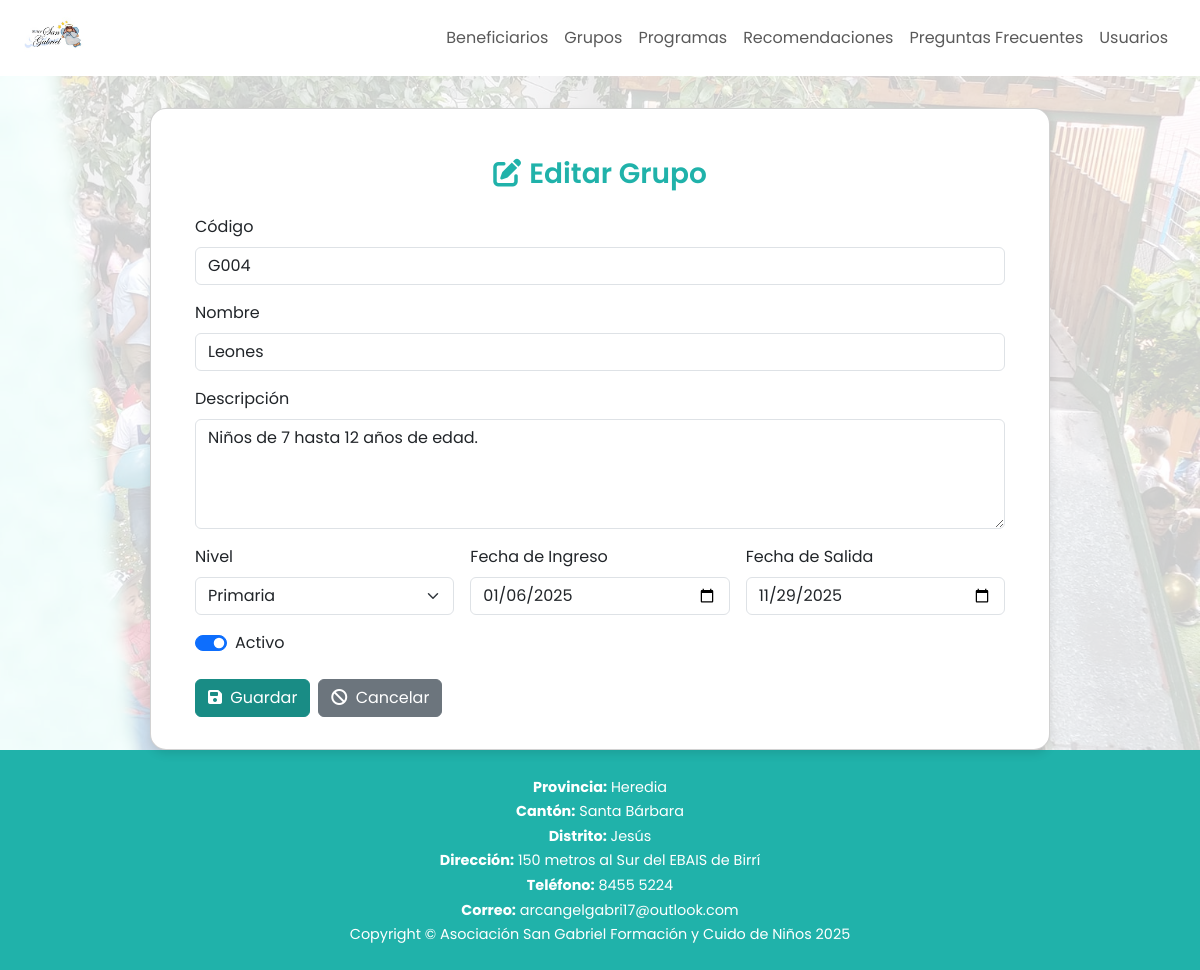
Page /Views/Grupos/editarGrupo.php?id=4 (signed in) on the committed database.
### tables this page shows
CREATE TABLE `tbl_grupos` (
  `id_grupo` int NOT NULL AUTO_INCREMENT,
  `codigo` varchar(10) NOT NULL,
  `nombre` varchar(50) NOT NULL,
  `descripcion` text,
  `nivel` varchar(50) DEFAULT NULL,
  `fecha_inicio` date DEFAULT NULL,
  `fecha_fin` date DEFAULT NULL,
  `estado` tinyint(1) DEFAULT '1',
  PRIMARY KEY (`id_grupo`)
);

### Views/Grupos/editarGrupo.php (the view, shortened to what this page needs)
<?php
$cn = abrirConexion();
$id = isset($_GET['id']) ? (int) $_GET['id'] : 0;
$stmt = $cn->prepare("SELECT id_grupo, codigo, nombre, descripcion, nivel, fecha_inicio, fecha_fin, estado
                      FROM tbl_grupos WHERE id_grupo = ?");
$stmt->bind_param("i", $id);
$stmt->execute();
$res = $stmt->get_result();
$grupo = $res->fetch_assoc();
?>
<!DOCTYPE html>
<html lang="en">
<head>
    <link href="../../Assets/css/bootstrap.min.css" rel="stylesheet">
    <link href="../../Assets/css/customStyles/editarGrupoStyle.css" rel="stylesheet">
    <link href="https://cdnjs.cloudflare.com/ajax/libs/font-awesome/6.5.2/css/all.min.css" rel="stylesheet">
</head>
<body>
    <nav>
        <?php include '../Layout/Navbars/navbar2.php' ?>
    </nav>
    <main>
        <div class="card">
            <div class="container mt-3">
                <h3 class="text-center mb-4" style="color: #20b2aa; font-weight: 600;">
                    <i class="fas fa-pen-to-square me-2"></i>Editar Grupo
                </h3>
                <form method="POST">
                    <div class="mb-3">
                        <label class="form-label">Código</label>
                        <input type="text" name="codigo" class="form-control" value="<?= htmlspecialchars($grupo['codigo']) ?>" required>
                    </div>
                    <div class="mb-3">
                        <label class="form-label">Nombre</label>
                        <input type="text" name="nombre" class="form-control" value="<?= htmlspecialchars($grupo['nombre']) ?>" required>
                    </div>
                    <div class="mb-3">
                        <label class="form-label">Descripción</label>
                        <textarea name="descripcion" class="form-control" rows="4"
                            required><?= htmlspecialchars($grupo['descripcion']) ?></textarea>
                    </div>
                    <div class="row g-3">
                        <div class="col-md-4">
                            <label class="form-label">Nivel</label>
                            <select name="nivel" class="form-select" required>
                                <option value="Primaria" <?= $grupo['nivel'] == 'Primaria' ? 'selected' : '' ?>>
                                    Primaria
                                </option>
                            </select>
                        </div>
                        <div class="col-md-4">
                            <label class="form-label">Fecha de Ingreso</label>
                            <input type="date" name="fecha_inicio" class="form-control"
                                value="<?= htmlspecialchars($grupo['fecha_inicio']) ?>">
                        </div>
                        <div class="col-md-4">
                            <label class="form-label">Fecha de Salida</label>
                            <input type="date" name="fecha_fin" class="form-control"
                                value="<?= htmlspecialchars($grupo['fecha_fin']) ?>">
                        </div>
                    </div>
                    <div class="form-check form-switch mt-3">
                        <input class="form-check-input" type="checkbox" id="estado" name="estado" <?= $grupo['estado'] ? 'checked' : '' ?>>
                        <label class="form-check-label" for="estado">Activo</label>
                    </div>
                    <div class="mt-4 d-flex gap-2">
                        <button class="btn btn-success" type="submit">
                            <i class="fa-solid fa-floppy-disk me-1"></i> Guardar
                        </button>
                        <a class="btn btn-secondary" href="listaGrupos.php">
                            <i class="fa-solid fa-ban me-1"></i> Cancelar
                        </a>
                    </div>
                </form>
            </div>
        </div>
    </main>
    <footer>
        <?php include '../Layout/footer.php' ?>
    </footer>
</body>
</html>

### Assets/css/customStyles/editarGrupoStyle.css (style rules this page uses)
body { font-family: 'Poppins', sans-serif; background-color: #f0f9ff; }
main { flex: 1; background: url("../../img/background.jpg") center no-repeat; background-size: cover; min-height: 80vh; position: relative; display: flex; align-items: center; justify-content: center; }
main::before { content: ""; position: absolute; top: 0; left: 0; width: 100%; height: 100%; background-color: rgba(255, 255, 255, 0.8); z-index: 1; }
main>* { position: relative; z-index: 2; }
.card { padding: 2rem; margin-top: 2rem; width: 100%; max-width: 900px; border-radius: 1rem; box-shadow: 0 4px 10px rgba(0, 0, 0, 0.1); background-color: white; }
.btn-success { background-color: #198c85; border-color: #198c85; }
footer { background-color: #20b2aa; color: white; padding: 12px 20px; text-align: center; font-size: 0.9rem; }

### rows in the picture
tbl_grupos: codigo "G004", nombre "Leones", descripcion "Niños de 7 hasta 12 años de edad.", nivel "Primaria", fecha_inicio "01/06/2025", fecha_fin "11/29/2025", estado "☑"

### other values in the picture
$label "Provincia"
$value "Heredia"
$label "Cantón"
$value "Santa Bárbara"
$label "Distrito"
$value "Jesús"
$label "Dirección"
$value "150 metros al Sur del EBAIS de Birrí"
$label "Teléfono"
$value "8455 5224"
$label "Correo"
$value "arcangelgabri17@outlook.com"
